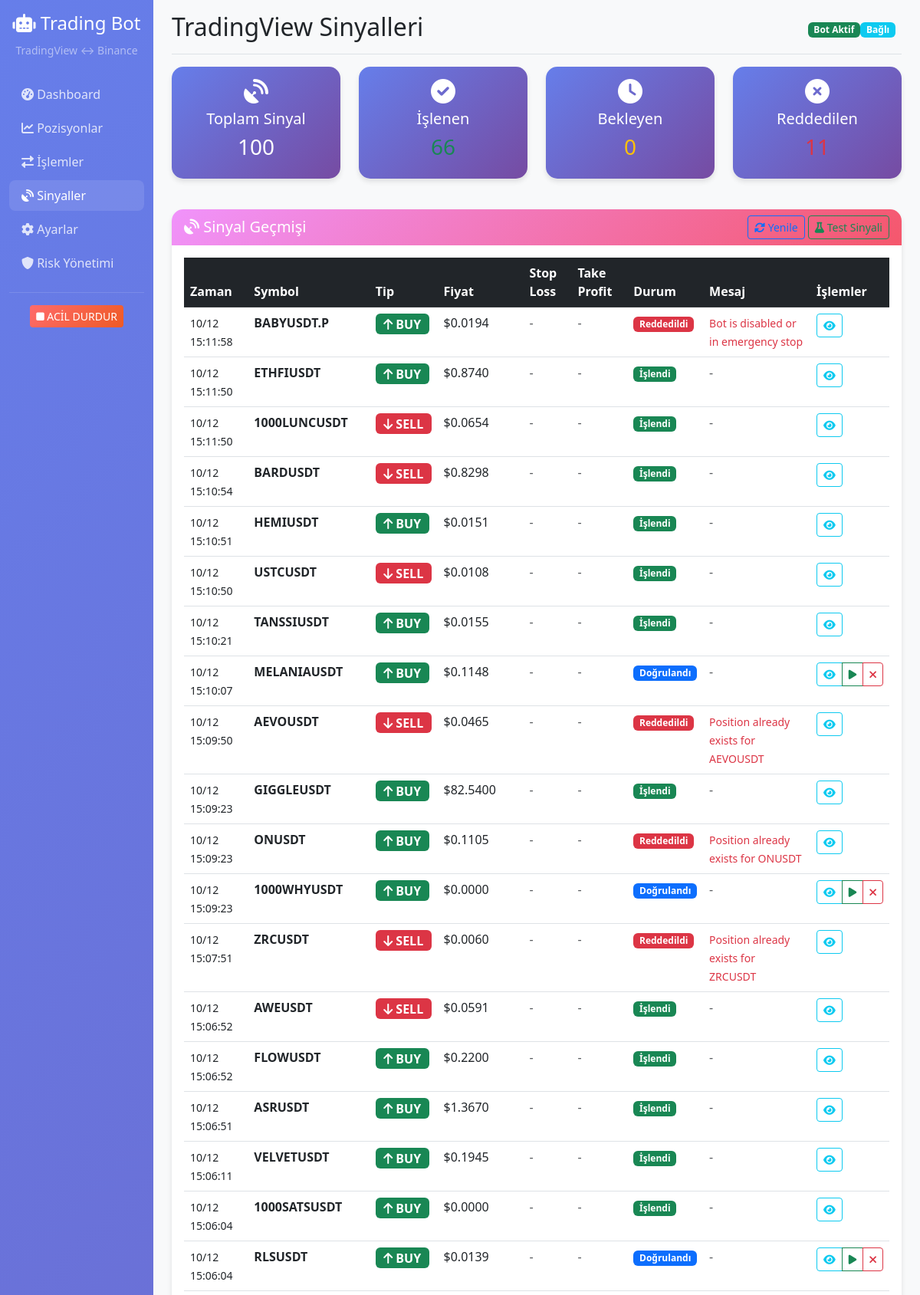
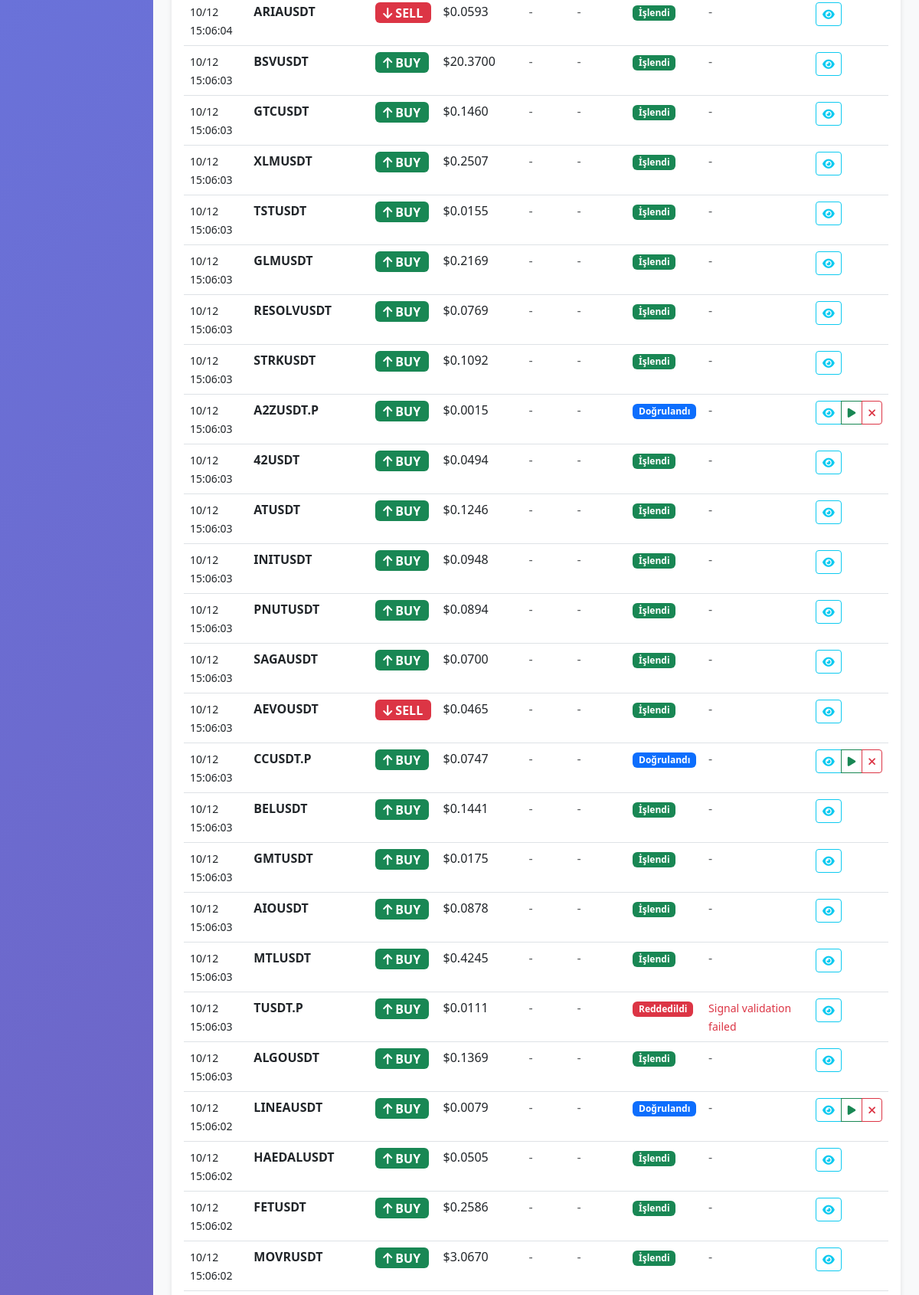
The app's page /signals (upper part) with its own data (2 pictures, top to bottom).
### app/models/signal.py (models this page shows, shortened)
class Signal(db.Model):
    __tablename__ = 'signals'
    id = db.Column(db.Integer, primary_key=True)
    external_id = db.Column(db.String(100))  # TradingView alert ID if available
    symbol = db.Column(db.String(20), nullable=False)
    signal_type = db.Column(db.Enum(SignalType), nullable=False)
    status = db.Column(db.Enum(SignalStatus), default=SignalStatus.RECEIVED)
    price = db.Column(db.Float)
    stop_loss = db.Column(db.Float)
    take_profit = db.Column(db.Float)
    raw_data = db.Column(db.Text)  # Store original JSON
    processed_at = db.Column(db.DateTime)
    error_message = db.Column(db.Text)
    created_at = db.Column(db.DateTime, default=datetime.utcnow)
    updated_at = db.Column(db.DateTime, default=datetime.utcnow, onupdate=datetime.utcnow)
    source_ip = db.Column(db.String(45))  # IPv6 support
    user_agent = db.Column(db.String(255))

### app/web/routes.py (the view)
@bp.route('/signals')
def signals():
    try:
        signals = Signal.query.order_by(Signal.created_at.desc()).limit(100).all()
        processed_count = len([s for s in signals if s.status == SignalStatus.PROCESSED])
        pending_count = len([s for s in signals if s.status == SignalStatus.RECEIVED])
        rejected_count = len([s for s in signals if s.status == SignalStatus.REJECTED])
        return render_template('signals.html',
            signals=signals,
            processed_count=processed_count,
            pending_count=pending_count,
            rejected_count=rejected_count
        )
    except Exception as e:
        flash(f'Sinyaller yüklenirken hata oluştu: {str(e)}', 'error')
        return render_template('signals.html',
            signals=[],
            processed_count=0,
            pending_count=0,
            rejected_count=0
        )

### templates/signals.html (shortened to what this page needs)
{% extends "base.html" %}
{% block page_title %}TradingView Sinyalleri{% endblock %}
{% block content %}
<div class="row mb-4">
    <div class="col-md-3 mb-3">
        <div class="card metric-card">
            <div class="card-body text-center">
                <i class="fas fa-satellite-dish fa-2x mb-2"></i>
                <h5 class="card-title">Toplam Sinyal</h5>
                <h3>{{ signals|length }}</h3>
            </div>
        </div>
    </div>
    <div class="col-md-3 mb-3">
        <div class="card metric-card">
            <div class="card-body text-center">
                <i class="fas fa-check-circle fa-2x mb-2"></i>
                <h5 class="card-title">İşlenen</h5>
                <h3 class="text-success">{{ processed_count }}</h3>
            </div>
        </div>
    </div>
    <div class="col-md-3 mb-3">
        <div class="card metric-card">
            <div class="card-body text-center">
                <i class="fas fa-clock fa-2x mb-2"></i>
                <h5 class="card-title">Bekleyen</h5>
                <h3 class="text-warning">{{ pending_count }}</h3>
            </div>
        </div>
    </div>
    <div class="col-md-3 mb-3">
        <div class="card metric-card">
            <div class="card-body text-center">
                <i class="fas fa-times-circle fa-2x mb-2"></i>
                <h5 class="card-title">Reddedilen</h5>
                <h3 class="text-danger">{{ rejected_count }}</h3>
            </div>
        </div>
    </div>
</div>
<div class="row">
    <div class="col-12">
        <div class="card">
            <div class="card-header d-flex justify-content-between align-items-center">
                <h5 class="mb-0">
                    <i class="fas fa-satellite-dish"></i> Sinyal Geçmişi
                </h5>
                <div>
                    <button class="btn btn-sm btn-outline-primary" onclick="refreshSignals()">
                        <i class="fas fa-sync-alt"></i> Yenile
                    </button>
                    <button class="btn btn-sm btn-outline-success" onclick="testWebhook()">
                        <i class="fas fa-flask"></i> Test Sinyali
                    </button>
                </div>
            </div>
            <div class="card-body">
                {% if signals %}
                    <div class="table-responsive">
                        <table class="table table-hover">
                            <thead class="table-dark">
                                <tr>
                                    <th>Zaman</th>
                                    <th>Symbol</th>
                                    <th>Tip</th>
                                    <th>Fiyat</th>
                                    <th>Stop Loss</th>
                                    <th>Take Profit</th>
                                    <th>Durum</th>
                                    <th>Mesaj</th>
                                    <th>İşlemler</th>
                                </tr>
                            </thead>
                            <tbody>
                                {% for signal in signals %}
                                <tr id="signal-{{ signal.id }}">
                                    <td>
                                        <small>{{ signal.created_at.strftime('%d/%m %H:%M:%S') if signal.created_at else '-' }}</small>
                                    </td>
                                    <td>
                                        <strong>{{ signal.symbol }}</strong>
                                    </td>
                                    <td>
                                        {% if signal.signal_type.value == 'buy' %}
                                            <span class="badge bg-success fs-6">
                                                <i class="fas fa-arrow-up"></i> BUY
                                            </span>
                                        {% elif signal.signal_type.value == 'sell' %}
                                            <span class="badge bg-danger fs-6">
                                                <i class="fas fa-arrow-down"></i> SELL
                                            </span>
                                        {% else %}
                                            <span class="badge bg-warning fs-6">
                                                <i class="fas fa-times"></i> CLOSE
                                            </span>
                                        {% endif %}
                                    </td>
                                    <td>
                                        {% if signal.price %}
                                            ${{ "%.4f"|format(signal.price) }}
                                        {% else %}
                                            <span class="text-muted">-</span>
                                        {% endif %}
                                    </td>
                                    <td>
                                        {% if signal.stop_loss %}
                                            <span class="text-danger">
                                                ${{ "%.4f"|format(signal.stop_loss) }}
                                            </span>
                                        {% else %}
                                            <span class="text-muted">-</span>
                                        {% endif %}
                                    </td>
                                    <td>
                                        {% if signal.take_profit %}
                                            <span class="text-success">
                                                ${{ "%.4f"|format(signal.take_profit) }}
                                            </span>
                                        {% else %}
                                            <span class="text-muted">-</span>
                                        {% endif %}
                                    </td>
                                    <td>
                                        {% if signal.status.value == 'validated' %}
                                            <span class="badge bg-primary">Doğrulandı</span>
                                        {% elif signal.status.value == 'processed' %}
                                            <span class="badge bg-success">İşlendi</span>
                                        {% elif signal.status.value == 'rejected' %}
                                            <span class="badge bg-danger">Reddedildi</span>
                                        {% elif signal.status.value == 'error' %}
                                            <span class="badge bg-warning">Hata</span>
                                        {% else %}
                                            <span class="badge bg-secondary">Bekliyor</span>
                                        {% endif %}
                                    </td>
                                    <td>
                                        {% if signal.error_message %}
                                            <small class="text-danger">{{ signal.error_message[:50] }}{% if signal.error_message|length > 50 %}...{% endif %}</small>
                                        {% elif signal.status_message %}
                                            <small class="text-muted">{{ signal.status_message[:50] }}{% if signal.status_message|length > 50 %}...{% endif %}</small>
                                        {% else %}
                                            <span class="text-muted">-</span>
                                        {% endif %}
                                    </td>
                                    <td>
                                        <div class="btn-group btn-group-sm" role="group">
                                            <button class="btn btn-outline-info" onclick="viewSignalDetails({{ signal.id }})" title="Detaylar">
                                                <i class="fas fa-eye"></i>
                                            </button>
                                            {% if signal.status.value == 'validated' %}
                                                <button class="btn btn-outline-success" onclick="processSignal({{ signal.id }})" title="İşle">
                                                    <i class="fas fa-play"></i>
                                                </button>
                                            {% endif %}
                                            {% if signal.status.value in ['pending', 'validated'] %}
                                                <button class="btn btn-outline-danger" onclick="rejectSignal({{ signal.id }})" title="Reddet">
                                                    <i class="fas fa-times"></i>
                                                </button>
                                            {% endif %}
                                        </div>
                                    </td>
                                </tr>
                                {% endfor %}
                            </tbody>
                        </table>
                    </div>
                {% endif %}
            </div>
        </div>
    </div>
</div>
{% endblock %}

### templates/base.html (style rules this page uses)
.card { border: none; border-radius: 15px; box-shadow: 0 4px 6px rgba(0,0,0,0.1); }
.card-header { border-radius: 15px 15px 0 0 !important; background: linear-gradient(135deg, #f093fb 0%, #f5576c 100%); color: white; border: none; }
.metric-card { background: linear-gradient(135deg, #667eea 0%, #764ba2 100%); color: white; border-radius: 15px; }

### records on screen
Signal: created_at "10/12 15:11:58", symbol "BABYUSDT.P", signal_type "BUY" (drawn), price "0.0194", status "Reddedildi", error_message "Bot is disabled or in emergency stop"
Signal: created_at "10/12 15:11:50", symbol "ETHFIUSDT", signal_type "BUY" (drawn), price "0.8740", status "İşlendi"
Signal: created_at "10/12 15:11:50", symbol "1000LUNCUSDT", signal_type "SELL" (drawn), price "0.0654", status "İşlendi"
Signal: created_at "10/12 15:10:54", symbol "BARDUSDT", signal_type "SELL" (drawn), price "0.8298", status "İşlendi"
Signal: created_at "10/12 15:10:51", symbol "HEMIUSDT", signal_type "BUY" (drawn), price "0.0151", status "İşlendi"
Signal: created_at "10/12 15:10:50", symbol "USTCUSDT", signal_type "SELL" (drawn), price "0.0108", status "İşlendi"
Signal: created_at "10/12 15:10:21", symbol "TANSSIUSDT", signal_type "BUY" (drawn), price "0.0155", status "İşlendi"
Signal: created_at "10/12 15:10:07", symbol "MELANIAUSDT", signal_type "BUY" (drawn), price "0.1148", status "Doğrulandı"
Signal: created_at "10/12 15:09:50", symbol "AEVOUSDT", signal_type "SELL" (drawn), price "0.0465", status "Reddedildi", error_message "Position already exists for AEVOUSDT"
Signal: created_at "10/12 15:09:23", symbol "GIGGLEUSDT", signal_type "BUY" (drawn), price "82.5400", status "İşlendi"
Signal: created_at "10/12 15:09:23", symbol "ONUSDT", signal_type "BUY" (drawn), price "0.1105", status "Reddedildi", error_message "Position already exists for ONUSDT"
Signal: created_at "10/12 15:09:23", symbol "1000WHYUSDT", signal_type "BUY" (drawn), price "0.0000", status "Doğrulandı"
Signal: created_at "10/12 15:07:51", symbol "ZRCUSDT", signal_type "SELL" (drawn), price "0.0060", status "Reddedildi", error_message "Position already exists for ZRCUSDT"
Signal: created_at "10/12 15:06:52", symbol "AWEUSDT", signal_type "SELL" (drawn), price "0.0591", status "İşlendi"
Signal: created_at "10/12 15:06:52", symbol "FLOWUSDT", signal_type "BUY" (drawn), price "0.2200", status "İşlendi"
Signal: created_at "10/12 15:06:51", symbol "ASRUSDT", signal_type "BUY" (drawn), price "1.3670", status "İşlendi"
Signal: created_at "10/12 15:06:11", symbol "VELVETUSDT", signal_type "BUY" (drawn), price "0.1945", status "İşlendi"
Signal: created_at "10/12 15:06:04", symbol "1000SATSUSDT", signal_type "BUY" (drawn), price "0.0000", status "İşlendi"
Signal: created_at "10/12 15:06:04", symbol "RLSUSDT", signal_type "BUY" (drawn), price "0.0139", status "Doğrulandı"
Signal: created_at "10/12 15:06:04", symbol "ARIAUSDT", signal_type "SELL" (drawn), price "0.0593", status "İşlendi"
Signal: created_at "10/12 15:06:03", symbol "BSVUSDT", signal_type "BUY" (drawn), price "20.3700", status "İşlendi"
Signal: created_at "10/12 15:06:03", symbol "GTCUSDT", signal_type "BUY" (drawn), price "0.1460", status "İşlendi"
Signal: created_at "10/12 15:06:03", symbol "XLMUSDT", signal_type "BUY" (drawn), price "0.2507", status "İşlendi"
Signal: created_at "10/12 15:06:03", symbol "TSTUSDT", signal_type "BUY" (drawn), price "0.0155", status "İşlendi"
Signal: created_at "10/12 15:06:03", symbol "GLMUSDT", signal_type "BUY" (drawn), price "0.2169", status "İşlendi"
Signal: created_at "10/12 15:06:03", symbol "RESOLVUSDT", signal_type "BUY" (drawn), price "0.0769", status "İşlendi"
Signal: created_at "10/12 15:06:03", symbol "STRKUSDT", signal_type "BUY" (drawn), price "0.1092", status "İşlendi"
Signal: created_at "10/12 15:06:03", symbol "A2ZUSDT.P", signal_type "BUY" (drawn), price "0.0015", status "Doğrulandı"
Signal: created_at "10/12 15:06:03", symbol "42USDT", signal_type "BUY" (drawn), price "0.0494", status "İşlendi"
Signal: created_at "10/12 15:06:03", symbol "ATUSDT", signal_type "BUY" (drawn), price "0.1246", status "İşlendi"
Signal: created_at "10/12 15:06:03", symbol "INITUSDT", signal_type "BUY" (drawn), price "0.0948", status "İşlendi"
Signal: created_at "10/12 15:06:03", symbol "PNUTUSDT", signal_type "BUY" (drawn), price "0.0894", status "İşlendi"
Signal: created_at "10/12 15:06:03", symbol "SAGAUSDT", signal_type "BUY" (drawn), price "0.0700", status "İşlendi"
Signal: created_at "10/12 15:06:03", symbol "AEVOUSDT", signal_type "SELL" (drawn), price "0.0465", status "İşlendi"
Signal: created_at "10/12 15:06:03", symbol "CCUSDT.P", signal_type "BUY" (drawn), price "0.0747", status "Doğrulandı"
Signal: created_at "10/12 15:06:03", symbol "BELUSDT", signal_type "BUY" (drawn), price "0.1441", status "İşlendi"
Signal: created_at "10/12 15:06:03", symbol "GMTUSDT", signal_type "BUY" (drawn), price "0.0175", status "İşlendi"
Signal: created_at "10/12 15:06:03", symbol "AIOUSDT", signal_type "BUY" (drawn), price "0.0878", status "İşlendi"
Signal: created_at "10/12 15:06:03", symbol "MTLUSDT", signal_type "BUY" (drawn), price "0.4245", status "İşlendi"
Signal: created_at "10/12 15:06:03", symbol "TUSDT.P", signal_type "BUY" (drawn), price "0.0111", status "Reddedildi", error_message "Signal validation failed"
Signal: created_at "10/12 15:06:03", symbol "ALGOUSDT", signal_type "BUY" (drawn), price "0.1369", status "İşlendi"
Signal: created_at "10/12 15:06:02", symbol "LINEAUSDT", signal_type "BUY" (drawn), price "0.0079", status "Doğrulandı"
Signal: created_at "10/12 15:06:02", symbol "HAEDALUSDT", signal_type "BUY" (drawn), price "0.0505", status "İşlendi"
Signal: created_at "10/12 15:06:02", symbol "FETUSDT", signal_type "BUY" (drawn), price "0.2586", status "İşlendi"
Signal: created_at "10/12 15:06:02", symbol "MOVRUSDT", signal_type "BUY" (drawn), price "3.0670", status "İşlendi"

### other values on screen
{{ signals|length }} "100"
{{ processed_count }} "66"
{{ pending_count }} "0"
